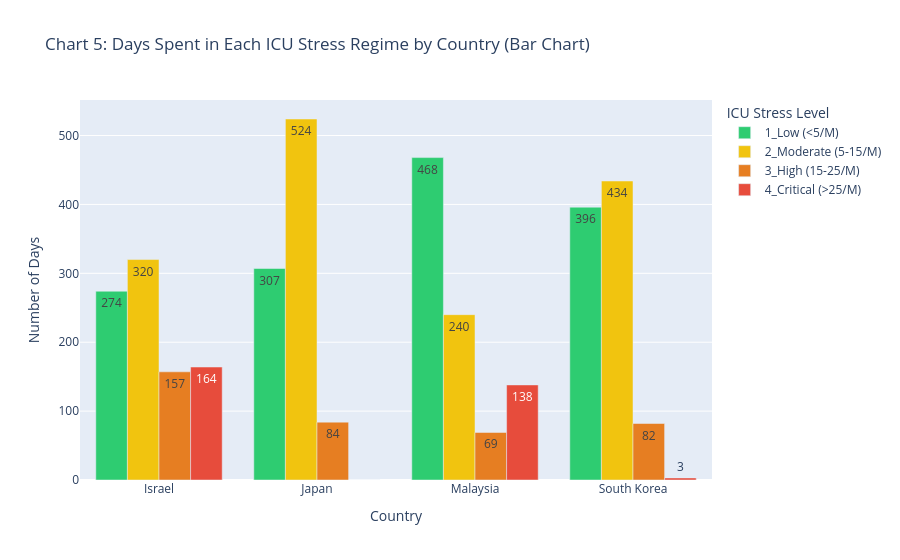
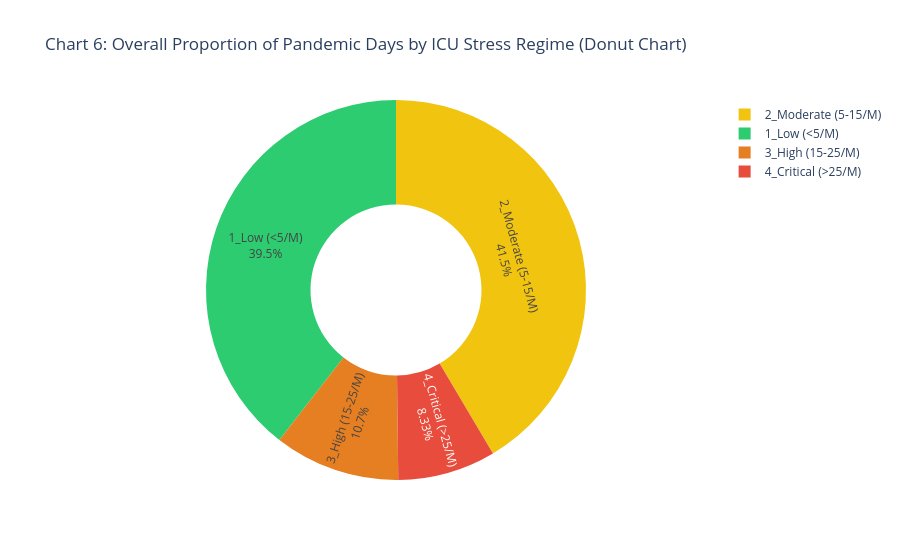

Write notebook code for charts like these, in order.
### Code cell
# Define Semantic Clinical Traffic-Light Colors (Information Design Best Practice)
stress_colors = {
    '1_Low (<5/M)': '#2ecc71',       # Safe Green
    '2_Moderate (5-15/M)': '#f1c40f', # Caution Gold
    '3_High (15-25/M)': '#e67e22',    # Warning Orange
    '4_Critical (>25/M)': '#e74c3c'   # Critical Red
}

# Prepare frequency table for plotting
stress_counts = df_clean.groupby(['location', 'icu_stress_level'], observed=False).size().reset_index(name='days_count')

# CHART 5: Grouped Bar Chart of ICU Stress Regimes by Country (Rubric 3d)
fig_bar = px.bar(
    stress_counts,
    x='location',
    y='days_count',
    color='icu_stress_level',
    barmode='group',
    color_discrete_map=stress_colors,
    text_auto=True,
    title='Chart 5: Days Spent in Each ICU Stress Regime by Country (Bar Chart)',
    labels={'location': 'Country', 'days_count': 'Number of Days', 'icu_stress_level': 'ICU Stress Level'}
)
fig_bar.show()

# CHART 6: Donut Chart of Overall ICU Stress Regime Proportions (Rubric 3d)
fig_donut = px.pie(
    stress_counts,
    names='icu_stress_level',
    values='days_count',
    color='icu_stress_level',
    color_discrete_map=stress_colors,
    hole=0.45,  # Creates a modern Donut Chart!
    title='Chart 6: Overall Proportion of Pandemic Days by ICU Stress Regime (Donut Chart)'
)
fig_donut.update_traces(textinfo='percent+label')
fig_donut.show()

### Figure 1 — Plotly figure (JSON) as saved in the notebook; plotly's stock layout.template omitted (floating-point values rounded to 4 significant figures)
{"data": [{"alignmentgroup": "True", "hovertemplate": "ICU Stress Level=1_Low (<5/M)<br>Country=%{x}<br>Number of Days=%{y}<extra></extra>", "legendgroup": "1_Low (<5/M)", "marker": {"color": "#2ecc71", "pattern": {"shape": ""}}, "name": "1_Low (<5/M)", "offsetgroup": "1_Low (<5/M)", "orientation": "v", "showlegend": true, "textposition": "auto", "texttemplate": "%{y}", "type": "bar", "x": ["Israel", "Japan", "Malaysia", "South Korea"], "xaxis": "x", "y": [274, 307, 468, 396], "yaxis": "y"}, {"alignmentgroup": "True", "hovertemplate": "ICU Stress Level=2_Moderate (5-15/M)<br>Country=%{x}<br>Number of Days=%{y}<extra></extra>", "legendgroup": "2_Moderate (5-15/M)", "marker": {"color": "#f1c40f", "pattern": {"shape": ""}}, "name": "2_Moderate (5-15/M)", "offsetgroup": "2_Moderate (5-15/M)", "orientation": "v", "showlegend": true, "textposition": "auto", "texttemplate": "%{y}", "type": "bar", "x": ["Israel", "Japan", "Malaysia", "South Korea"], "xaxis": "x", "y": [320, 524, 240, 434], "yaxis": "y"}, {"alignmentgroup": "True", "hovertemplate": "ICU Stress Level=3_High (15-25/M)<br>Country=%{x}<br>Number of Days=%{y}<extra></extra>", "legendgroup": "3_High (15-25/M)", "marker": {"color": "#e67e22", "pattern": {"shape": ""}}, "name": "3_High (15-25/M)", "offsetgroup": "3_High (15-25/M)", "orientation": "v", "showlegend": true, "textposition": "auto", "texttemplate": "%{y}", "type": "bar", "x": ["Israel", "Japan", "Malaysia", "South Korea"], "xaxis": "x", "y": [157, 84, 69, 82], "yaxis": "y"}, {"alignmentgroup": "True", "hovertemplate": "ICU Stress Level=4_Critical (>25/M)<br>Country=%{x}<br>Number of Days=%{y}<extra></extra>", "legendgroup": "4_Critical (>25/M)", "marker": {"color": "#e74c3c", "pattern": {"shape": ""}}, "name": "4_Critical (>25/M)", "offsetgroup": "4_Critical (>25/M)", "orientation": "v", "showlegend": true, "textposition": "auto", "texttemplate": "%{y}", "type": "bar", "x": ["Israel", "Japan", "Malaysia", "South Korea"], "xaxis": "x", "y": [164, 0, 138, 3], "yaxis": "y"}], "layout": {"barmode": "group", "legend": {"title": {"text": "ICU Stress Level"}, "tracegroupgap": 0}, "title": {"text": "Chart 5: Days Spent in Each ICU Stress Regime by Country (Bar Chart)"}, "xaxis": {"anchor": "y", "domain": [0, 1], "title": {"text": "Country"}}, "yaxis": {"anchor": "x", "domain": [0, 1], "title": {"text": "Number of Days"}}}}

### Figure 2 — Plotly figure (JSON) as saved in the notebook; plotly's stock layout.template omitted (floating-point values rounded to 4 significant figures)
{"data": [{"customdata": [["1_Low (<5/M)"], ["2_Moderate (5-15/M)"], ["3_High (15-25/M)"], ["4_Critical (>25/M)"], ["1_Low (<5/M)"], ["2_Moderate (5-15/M)"], ["3_High (15-25/M)"], ["4_Critical (>25/M)"], ["1_Low (<5/M)"], ["2_Moderate (5-15/M)"], ["3_High (15-25/M)"], ["4_Critical (>25/M)"], ["1_Low (<5/M)"], ["2_Moderate (5-15/M)"], ["3_High (15-25/M)"], ["4_Critical (>25/M)"]], "domain": {"x": [0, 1], "y": [0, 1]}, "hole": 0.45, "hovertemplate": "icu_stress_level=%{customdata[0]}<br>days_count=%{value}<extra></extra>", "labels": ["1_Low (<5/M)", "2_Moderate (5-15/M)", "3_High (15-25/M)", "4_Critical (>25/M)", "1_Low (<5/M)", "2_Moderate (5-15/M)", "3_High (15-25/M)", "4_Critical (>25/M)", "1_Low (<5/M)", "2_Moderate (5-15/M)", "3_High (15-25/M)", "4_Critical (>25/M)", "1_Low (<5/M)", "2_Moderate (5-15/M)", "3_High (15-25/M)", "4_Critical (>25/M)"], "legendgroup": "", "marker": {"colors": ["#2ecc71", "#f1c40f", "#e67e22", "#e74c3c", "#2ecc71", "#f1c40f", "#e67e22", "#e74c3c", "#2ecc71", "#f1c40f", "#e67e22", "#e74c3c", "#2ecc71", "#f1c40f", "#e67e22", "#e74c3c"]}, "name": "", "showlegend": true, "textinfo": "percent+label", "type": "pie", "values": [274, 320, 157, 164, 307, 524, 84, 0, 468, 240, 69, 138, 396, 434, 82, 3]}], "layout": {"legend": {"tracegroupgap": 0}, "title": {"text": "Chart 6: Overall Proportion of Pandemic Days by ICU Stress Regime (Donut Chart)"}}}
